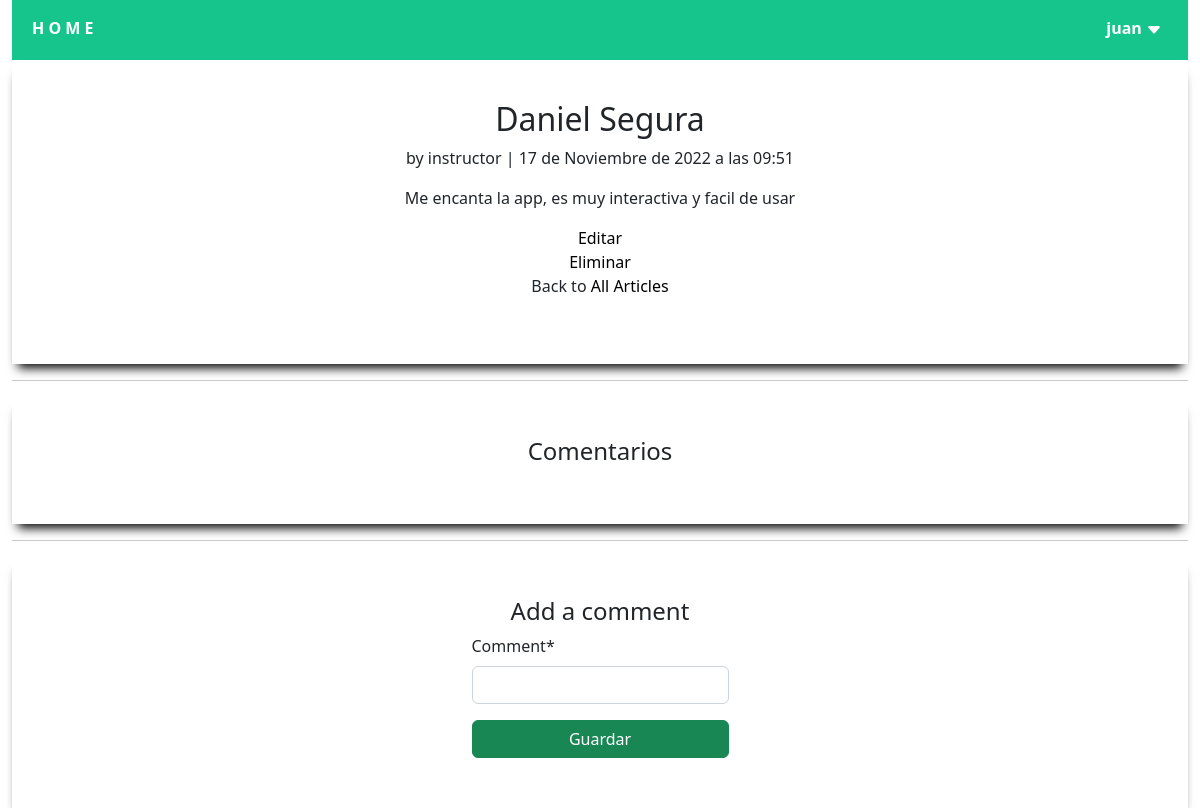
The app's page /articles/3/ (signed in) with its own data.
### accounts/models.py (models this page shows)
class CustomUser(AbstractUser):
    age = models.PositiveIntegerField(null=True, blank=True)

### articles/models.py (models this page shows, shortened)
class Article(models.Model):
    title = models.CharField(max_length=255)
    body = models.TextField()
    date = models.DateTimeField(auto_now_add=True)
    author = models.ForeignKey(
        settings.AUTH_USER_MODEL,
        on_delete=models.CASCADE,
    )

### articles/views.py (the view, shortened to what this page needs)
# urls.py: path("<int:pk>/", ArticleDetailView.as_view(),
class ArticleDetailView(LoginRequiredMixin, DetailView):
    def get(self, request, *args, **kwargs):
        view = CommentGet.as_view()
        return view(request, *args, **kwargs)

### articles/forms.py
class CommentForm(forms.ModelForm):
    class Meta:
        model = Comment
        fields = ("comment",)

### articles/views.py (called while the page is built)
    def  get_context_data(self, **kwargs):
        context = super().get_context_data(**kwargs)
        context['form'] = CommentForm()
        return context

### templates/article_detail.html (shortened to what this page needs)
{% extends "base.html" %}
{% load crispy_forms_tags %}
{% block content %}
<div class="box-comment">
    <div class="content-comment">
        <h2>{{ object.title }}</h2>
        <p>by {{ object.author }} | {{ object.date }}</p>
        <p>{{ object.body }}</p>
        <a href="{% url 'article_edit' article.pk %}">Editar</a>
        <a href="{% url 'article_delete' article.pk %}">Eliminar</a>
        <p>Back to <a href="{% url 'article_list' %}">All Articles</a></p>
    </div>
</div>
<hr>
<div class="box-comment">
    <div class="content-comment">
        <h4>Comentarios</h4>
    </div>
</div>
<hr>
<div class="box-login">
    <div class="login-content">
        <h4>Add a comment</h4>
        <form action="" method="post">
            {{ form|crispy }}
            <button class="boton-login btn btn-success ml-2" type="submit">Guardar</button>
        </form>
    </div>
</div>
{% endblock content %}

### templates/base.html (shortened to what this page needs)
{% load static %}
<html>
<head>
    <link rel="stylesheet" href="{% static 'bootstrap-5.2.2-dist/css/bootstrap.min.css' %}">
    <link rel="stylesheet" href="{% static 'css/base.css' %}">
</head>
<body>
    <div class="container-fluid">
        <header class="header">
            <nav class="menu">
                <a class="logo-header" href="{% url 'home' %}">H O M E</a>
                <ul>
                    {% if user.is_authenticated %}
                    <div class="dropdown">
                        <button onclick="myFunction()" class="dropbtn">
                            {{ user.username }}
                            <svg xmlns="http://www.w3.org/2000/svg" width="16" height="16" fill="currentColor"
                                class="bi bi-caret-down-fill" viewBox="0 0 16 16">
                                <path
                                    d="M7.247 11.14 2.451 5.658C1.885 5.013 2.345 4 3.204 4h9.592a1 1 0 0 1 .753 1.659l-4.796 5.48a1 1 0 0 1-1.506 0z" />
                            </svg>
                        </button>
                    </div>
                    {% else %}
                    <li><a href="{% url 'login' %}" class="">Inciar Sesión</a></li>
                    <li><a href="{% url 'signup' %}" class="">Registrarse</a></li>
                    {% endif %}
                </ul>
            </nav>
        </header>
        {% block content %}
        {% endblock content %}
    </div>
</body>
</html>

### static/css/base.css (style rules this page uses)
* { margin: 0; padding: 0; box-sizing: border-box; }
a { text-decoration: none; color: rgb(0, 0, 0); font-weight: 15px; font-weight: 500; }
.logo-Header { text-decoration: none; color: rgb(255, 255, 255); font-weight: bold; }
.menu { padding-right: 10px; padding-left: 20px; display: flex; flex-direction: row; align-items: baseline; justify-content: space-between; height: 60px; background-color: rgb(22, 197, 139); }
.menu ul { list-style: none; display: flex; flex-direction: row; }
.dropbtn { background-color: #04aa6d00; color: white; font-weight: bold; padding: 16px; font-size: 16px; border: none; cursor: pointer; }
.dropdown { position: relative; display: inline-block; }
.box-login { width: 100%; box-shadow: 0px 10px 10px -6px black; display: flex; justify-content: center; align-items: center; }
.login-content { background-color: rgb(255, 255, 255); width: 100%; padding-top: 40px; padding-left: 40px; padding-right: 40px; display: flex; justify-content: center; align-items: center; flex-direction: column; padding-bottom: 50px; }
.boton-login { text-align: center; width: 100%; }
.box-comment { width: 100%; box-shadow: 0px 10px 10px -6px black; display: flex; justify-content: center; align-items: center; }
.content-comment { background-color: rgb(255, 255, 255); width: 100%; padding-top: 40px; padding-left: 40px; padding-right: 40px; display: flex; justify-content: center; align-items: center; flex-direction: column; padding-bottom: 50px; }
.boton-login { width: 100%; }

### records on screen
CustomUser: username "juan"
Article: title "Daniel Segura", author "instructor", date "17 de Noviembre de 2022 a las 09:51", body "Me encanta la app, es muy interactiva y facil de usar"
